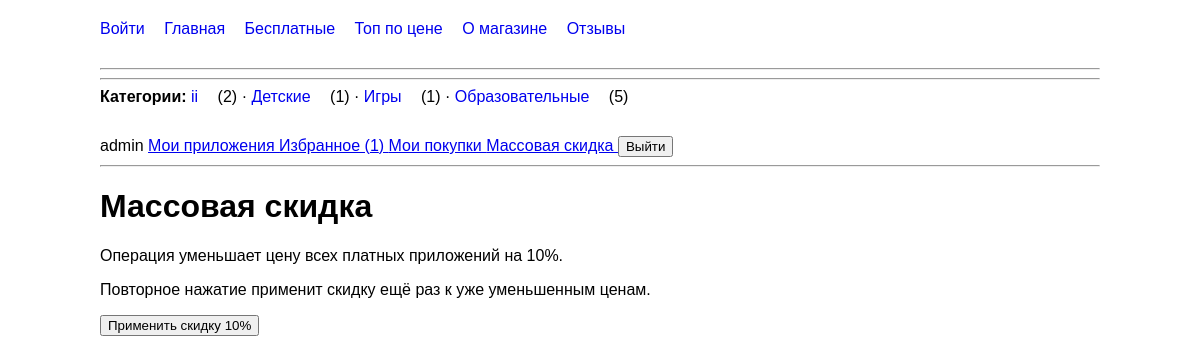
Screenshot of /bulk-discount/ (signed in) with the database file from the repository.
### mainapp/models.py (models this page shows, shortened)
class Category(models.Model):
    name = models.CharField(max_length=50)

### mainapp/views.py (the view, shortened to what this page needs)
# urls.py: path('bulk-discount/',views.bulk_discount,name='bulk_discount',),
@login_required
def bulk_discount(request):
    can_bulk_edit = (
        request.user.is_staff
        or request.user.has_perm('mainapp.change_app')
    )
    if not can_bulk_edit:
        messages.error(
            request,
            'У вас нет права выполнять массовое изменение.'
        )
        return redirect('mainapp:home')
    return render(
        request,
        'mainapp/bulk_discount.html',
    )

### mainapp/context_processors.py (called while the page is built)
def store_menu(request):
    nav_categories = (
        Category.objects
        .annotate(apps_count=Count('apps'))
        .order_by('name')
    )
    return {
        'nav_categories': nav_categories,
    }

### mainapp/templates/mainapp/bulk_discount.html (shortened to what this page needs)
{% extends 'mainapp/base.html' %}
{% block content %}
<h1>Массовая скидка</h1>
<p>
    Операция уменьшает цену всех платных приложений на 10%.
</p>
<p>
    Повторное нажатие применит скидку ещё раз к уже уменьшенным ценам.
</p>
<form method="post">
    <button type="submit">
        Применить скидку 10%
    </button>
</form>
{% endblock %}

### mainapp/templates/mainapp/base.html (shortened to what this page needs)
{% load static %}
<!DOCTYPE html>
<html lang="ru">
<head>
    <link rel="stylesheet" href="{% static 'mainapp/style.css' %}">
</head>
<nav>
    <a href="{% url 'mainapp:login' %}">Войти</a>
    <a href="{% url 'mainapp:home' %}">Главная</a>
    <a href="{% url 'mainapp:free' %}">Бесплатные</a>
    <a href="{% url 'mainapp:top' %}">Топ по цене</a>
    <a href="{% url 'mainapp:about' %}">О магазине</a>
    <a href="{% url 'mainapp:reviews' %}">Отзывы</a>
</nav>
<hr>
<hr>
<nav>
    <strong>Категории:</strong>
    {% for category in nav_categories %}
        <a href="{% url 'mainapp:category_detail' category.id category.name %}">
            {{ category.name }}
        </a>
        ({{ category.apps_count }})
        {% if not forloop.last %}
            ·
        {% endif %}
    {% empty %}
        Категорий пока нет.
    {% endfor %}
</nav>
{% if request.user.is_authenticated %}
    <span>{{ request.user.username }}</span>
    <a href="{% url 'mainapp:my_apps' %}">
        Мои приложения
    </a>
    <a href="{% url 'mainapp:favorites' %}">
        Избранное ({{ request.user.favorite_apps.count }})
    </a>
    <a href="{% url 'mainapp:my_purchases' %}">
    Мои покупки
    </a>
    {% if request.user.is_staff or perms.mainapp.change_app %}
        <a href="{% url 'mainapp:bulk_discount' %}">
            Массовая скидка
        </a>
    {% endif %}
    <form method="post"
          action="{% url 'mainapp:logout' %}"
          style="display:inline;">
        <button type="submit">Выйти</button>
    </form>
{% endif %}
<hr>
{% block content %}
{% endblock %}
</body>
</html>

### mainapp/static/mainapp/style.css (style rules this page uses)
nav { margin-bottom: 30px; }
nav a { margin-right: 15px; text-decoration: none; }

### rows the page displays
Category: name "ii", apps_count "2"
Category: name "Детские", apps_count "1"
Category: name "Игры", apps_count "1"
Category: name "Образовательные", apps_count "5"

### other values shown
{{ request.user.username }} "admin"
{{ request.user.favorite_apps.count }} "1"
